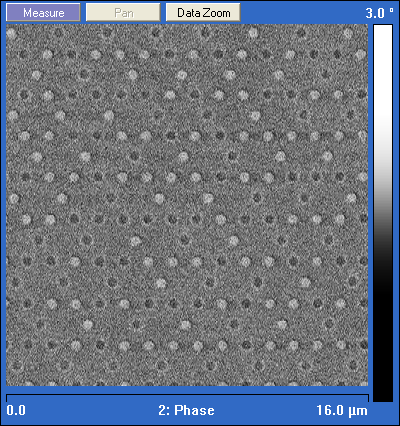
#> input picture TestImages/PerpendicularKagome.bmp, 400 x 426 px
$ python ModifiedKagome-Reader.py TestImages/PerpendicularKagome.bmp
#> lines starting #> are read from the running program, lines starting #| are printed output that depends on the picture; after the words box and inside, x2 and y2 are one past the last pixel; in counts of white or black regions, pixels touching at a corner belong together; long printed decimals are rounded
### nodeNetwork.py
"""
This file contains the class NodeNetwork which is meant to be an abstract class to contain a network of points over an image.
The class is given an image, 4 corners of a quadrangle, and a number of rows and columns, it then creates a grid over the image of sample points.
You must implement the method getSamplePointsFromSquare() in order to get the sample points to show up in the image.
One "square" should generally be a small repeatable unit for the pattern of the sample. (e.g. one island cluster, one island, etc)

Once the grid is created, it can be split at a given row/col in order to create another "fixed point" which can be moved around.
The NodeNetwork will interpolate a grid between every quadrangle of four fixed points, allowing flexibility for a user to account for distortion in an image.
The output of the nodenetwork will generally just be reading the color of each of the sample points.
"""

import cv2
import numpy as np
import math
from random import random, sample
import time

#constants
WHITE=(255,255,255)
BLACK=(0,0,0)
GREEN=(0,255,0)
BLUE=(255,0,0)
RED=(0,0,255)

#takes in an [x1,y1] and [x2,y2] and returns their distance
def dist(point1, point2):
    return math.sqrt(math.pow(point1[0] - point2[0], 2)+math.pow(point1[1] - point2[1], 2))
#takes in an [x1,y1] and [x2,y2] and returns a point a certain percent between the two
def getIntermediate(point1,point2,percent):
    return [(point2[0]-point1[0])*percent+point1[0], (point2[1]-point1[1])*percent+point1[1]]


#Basic class to hold an x and y value
class Node:
    def __init__(self,x,y):
        self.x=x;
        self.y=y;
    def xyAsIntTuple(self):
        return (int(self.x),int(self.y))
    def xyAsArray(self):
        return [self.x,self.y]
    def drawLineTo(self,node,im):
        im=cv2.line(im, self.xyAsIntTuple(), node.xyAsIntTuple(), RED, 2)
    def copy(self):
        return Node(self.x,self.y)
    def __str__(self):
        return "("+str(self.x)+","+str(self.y)+")"

#turns [x,y] into (x,y)
def xyArrayToIntTuple(arr):
    return (int(arr[0]),int(arr[1]))


#main class
class NodeNetwork:
    def __init__(self,topLeft,topRight,bottomLeft,bottomRight,rows, cols, image,pointSampleRadius=5,borderWidth=0,colorBias=0):
        #make border
        self.borderWidth=borderWidth
        imHeight=len(image)
        imWidth=len(image[0])
        base=np.zeros((imHeight+2*borderWidth,imWidth+2*borderWidth,3),dtype=np.uint8)
        base[:,:]=127
        base[borderWidth:imHeight+borderWidth,borderWidth:imWidth+borderWidth]=image
        image=base


        self.colorBias=colorBias
        self.image=image
        cv2.waitKey(0)


        #how far around the pixel to look when determining the color of a point
        assert(pointSampleRadius%2==1)#must be odd
        self.pointSampleWidth=pointSampleRadius
        self.bwImage=self.makeBWImage(image)

        #number of rows and columns
        self.rows=rows;
        self.cols=cols;

        #variables to help with point dragging
        self.selectedPoint=None;
        self.dragging=False

        #format {row: rowIndex, col:colIndex, node:Node}
        self.fixedPoints=[
        {"row":0,"col":0,"node":topLeft},
        {"row":0,"col":cols-1,"node":topRight},
        {"row":rows-1,"col":0,"node":bottomLeft},
        {"row":rows-1, "col":cols-1, "node":bottomRight}
            ]

        #defines boundaries
        self.topLeft=self.fixedPoints[0]["node"];
        self.topRight=self.fixedPoints[1]["node"];
        self.bottomLeft=self.fixedPoints[2]["node"];
        self.bottomRight=self.fixedPoints[3]["node"];

        #rows and columns which contain fixed points
        self.fixedRows=[0,rows-1]
        self.fixedCols=[0,cols-1]


        #array of stored samplepoints
        self.samplePoints=[]
        self.setSamplePoints()

    def getBaseImage(self):
        return self.image.copy()

    #turn an image black and white so that it can be easily sampled to find the color of a point
    def makeBWImage(self,image):
        avg_color_per_row = np.average(image, axis=0)
        avg_color = np.average(avg_color_per_row, axis=0)
        avg=np.average(avg_color,axis=0)
        print("Average color:",avg)

        if(self.pointSampleWidth>0):
            blur = cv2.GaussianBlur(image,(self.pointSampleWidth,self.pointSampleWidth),0)
        else:
            blur=image.copy()
        self.blurredImage=blur
        blur=cv2.cvtColor(blur,cv2.COLOR_RGB2GRAY)
        self.BWImage=cv2.adaptiveThreshold(blur, 255, cv2.ADAPTIVE_THRESH_MEAN_C, cv2.THRESH_BINARY, 11,0)
        self.BWImage=cv2.cvtColor(self.BWImage,cv2.COLOR_GRAY2RGB)
        #ret,self.BWImage=cv2.threshold(blur,avg+self.colorBias,255,cv2.THRESH_BINARY)
        cv2.imwrite("bw.jpg", self.BWImage);

    # [33 lines left out: functions countErrors, jiggleNearestFixedPoint, not called in this run]


    #draws the current grid onto an image
    def draw(self,im,samplePointSize=2,showGrid=True):

        #draw all fixed points
        sortedPoints=self.getSortedFixedPoints()
        for (i,point) in enumerate(self.getSortedFixedPoints()):
            #draw fixed point
            im=cv2.circle(im,point["node"].xyAsIntTuple(), 5,RED,-1)

            #hasGrid represents if the point is the topLeft corner of a subgrid
            hasGrid=True;
            topLeft=point
            topLeftCoord=point["node"].xyAsArray()
            if(i==len(sortedPoints)-1):#bottomLeftCorner
                hasGrid=False
            elif(point["row"]==self.rows-1):#bottomRow
                hasGrid=False
            elif(point["col"]==self.cols-1):#last col
                hasGrid=False
            else:#has a valid grid
                #if it has a valid grid then get the coordinants of the verticies
                topRight=sortedPoints[i+1]
                bottomLeft=sortedPoints[i+len(self.fixedCols)]
                bottomRight=sortedPoints[i+len(self.fixedCols)+1]
                cols=topRight["col"]-topLeft["col"]
                rows=bottomLeft["row"]-topLeft["row"]

                topRightCoord=topRight["node"].xyAsArray()
                bottomLeftCoord=bottomLeft["node"].xyAsArray()
                bottomRightCoord=bottomRight["node"].xyAsArray()

                #draw the outline and grid
                if showGrid or self.dragging:
                    im=cv2.line(im,xyArrayToIntTuple(topLeftCoord),xyArrayToIntTuple(topRightCoord),BLACK,1)
                    im=cv2.line(im,xyArrayToIntTuple(topLeftCoord),xyArrayToIntTuple(bottomLeftCoord),BLACK,1)
                    im=cv2.line(im,xyArrayToIntTuple(bottomLeftCoord),xyArrayToIntTuple(bottomRightCoord),BLACK,1)
                    im=cv2.line(im,xyArrayToIntTuple(topRightCoord),xyArrayToIntTuple(bottomRightCoord),BLACK,1)

                    for (startX,startY,endX,endY) in zip(np.linspace(topLeftCoord[0],topRightCoord[0],cols+1), np.linspace(topLeftCoord[1],topRightCoord[1],cols+1), np.linspace(bottomLeftCoord[0],bottomRightCoord[0],cols+1), np.linspace(bottomLeftCoord[1],bottomRightCoord[1],cols+1)):
                        im=cv2.line(im,(int(startX),int(startY)),(int(endX),int(endY)),RED,1)
                    for (startX,startY,endX,endY) in zip(np.linspace(topLeftCoord[0],bottomLeftCoord[0],rows+1), np.linspace(topLeftCoord[1],bottomLeftCoord[1],rows+1), np.linspace(topRightCoord[0],bottomRightCoord[0],rows+1), np.linspace(topRightCoord[1],bottomRightCoord[1],rows+1)):
                        im=cv2.line(im,(int(startX),int(startY)),(int(endX),int(endY)),RED,1)

        #draw the sample points if we are not dragging
        if not self.dragging:
            self.drawSamplePoints(im,size=samplePointSize)


    def drawSamplePoints(self,im,size=2):
        samplePoints=self.samplePoints
        for (rowI, row) in enumerate(samplePoints):
            for (vertexI, vertex) in enumerate(row):
                for (pointI, point) in enumerate(vertex):
                    #Draw Point based on color
                    if(point[2]==1):
                        color=RED
                    elif(point[2]==0):
                        color=GREEN
                    elif(point[2]==-1):
                        color=BLUE

                    im=cv2.circle(im,(int(point[0]),int(point[1])),size,color,-1)

                    #Check for errors:
                    if(self.hasError(samplePoints,rowI,vertexI,pointI)):
                        im=cv2.circle(im,(int(point[0]),int(point[1])),5,GREEN,2)

    #given a given row, vertex, point. Determine if there is an error or not
    def hasError(self, samplePoints, rowI, vertexI, pointI):
        raise Exception("You need to define this function")

    #generates the grid based on the subgrids
    def getGrid(self):
        #generate an empty grid representing each point
        grid=[]
        for row in range(self.rows):
            grid.append([])
            for col in range(self.cols):
                grid[len(grid)-1].append("")

        #loop through each fixed point and draw the grid that it is the top left of
        sortedPoints=self.getSortedFixedPoints()
        for (i,point) in enumerate(self.getSortedFixedPoints()):

            #make sure that point is the topleft ofo a grid and not an edge
            hasGrid=True;
            topLeft=point
            topLeftCoord=point["node"].xyAsArray()
            if(i==len(sortedPoints)-1):#bottomLeftCorner
                hasGrid=False
            elif(point["row"]==self.rows-1):#bottomRow
                hasGrid=False
            elif(point["col"]==self.cols-1):#last col
                hasGrid=False
            else:#has a valid grid
                #get grid coordinates if valid grid
                topRight=sortedPoints[i+1]
                bottomLeft=sortedPoints[i+len(self.fixedCols)]
                bottomRight=sortedPoints[i+len(self.fixedCols)+1]
                cols=topRight["col"]-topLeft["col"]
                rows=bottomLeft["row"]-topLeft["row"]

                topRightCoord=topRight["node"].xyAsArray()
                bottomLeftCoord=bottomLeft["node"].xyAsArray()
                bottomRightCoord=bottomRight["node"].xyAsArray()

            #get all the points in that subgrid
            if(hasGrid):
                for (rowI, rowStartX,rowStartY,rowEndX,rowEndY) in  zip(range(0,rows+1), np.linspace(topLeftCoord[0],bottomLeftCoord[0],rows+1), np.linspace(topLeftCoord[1],bottomLeftCoord[1],rows+1), np.linspace(topRightCoord[0],bottomRightCoord[0],rows+1), np.linspace(topRightCoord[1],bottomRightCoord[1],rows+1)):
                    for(colI, pointX, pointY) in zip(range(0,cols+1), np.linspace(rowStartX,rowEndX,cols+1), np.linspace(rowStartY,rowEndY,cols+1)):
                        grid[point["row"]+rowI][point["col"]+colI]=[pointX,pointY]
        return grid

    #given an x, y. Find whether that point in the image should be considered black or white
    # [29 lines left out: function sampleImageColor, not called in this run]

    #same as sampling a color but only returns 1 or -1
    def sampleImage(self,x,y):
        if int(y)<self.borderWidth or int(y)>=len(self.BWImage)-self.borderWidth or int(x)<self.borderWidth or int(x)>=len(self.BWImage[int(y)])-self.borderWidth:
            return 0
        color=self.BWImage[int(y)][int(x)][0]
        if(color>127):
            return 1
        return -1

    #get sample points as [row][vertex][island] which is an array [x,y,color]
    def setSamplePoints(self):
        image=self.image


        grid=self.getGrid()
        samplePoints=[]
        for (rowI, row) in enumerate(grid[:-1]):
            samplePoints.append([])
            for (pointI,point) in enumerate(row[:-1]):

                #get corners of square
                topLeft=point
                topRight=grid[rowI][pointI+1]
                bottomLeft=grid[rowI+1][pointI]
                bottomRight=grid[rowI+1][pointI+1]

                squareSamplePoints=self.getSamplePointsFromSquare(topLeft,topRight,bottomLeft,bottomRight, row=rowI, col=pointI)
                #get what color each point is

                for samplePoint in squareSamplePoints:

                    samplePoint.append(self.sampleImage(samplePoint[0],samplePoint[1]))


                samplePoints[-1].append(squareSamplePoints)
        self.samplePoints=samplePoints

    def getSamplePointsFromSquare(self,topLeft,topRight,bottomLeft,bottomRight,row=0):
        raise Exception("You need to define this function")

    #given an x,y find the nearest sample point and cycle it between black/white/error states
    # [56 lines left out: functions toggleNearestSamplePoint, getNearestPoint, getNearestFixedPoint, getNearestSamplePoint, not called in this run]

    def selectNearestFixedPoint(self,x,y):
        self.selectedPoint=self.getNearestFixedPoint(x,y)

    #splits gridi into four at the closest ponit
    def splitAtClosestPoint(self,x,y):
        a=self.getNearestPoint(x,y)
        self.addFixedPointRecursive(Node(a["point"][0], a["point"][1]), a["row"], a["col"])

    #get the position of a point at given row and column
    def getPointPosition(self,row,col):
        return self.getGrid()[row][col]

    #adds a fixed point to a row and col
    #BE CAREFUL IT WILL NOT CHECK IF OTHER POINTS NEED TO BE ADDED TO MAKE EVERYTHING SQUARE
    def addFixedPointNotRecursive(self,node,row,col):
        for fixedPoint in self.fixedPoints:
            if(fixedPoint["row"]==row and fixedPoint["col"]==col):
                return;


        if row not in self.fixedRows:
            self.fixedRows.append(row)
        if col not in self.fixedCols:
            self.fixedCols.append(col)
        self.fixedPoints.append({"row":row, "col":col, "node":node})

    #safe to use function to make a given row and col location a fixed point
    #(not actually recursive, it is just called that from when it used to be)
    # [17 lines left out: function addFixedPointRecursive, not called in this run]

    #get fixed points sorted left-to-right, top-to-bottom
    def getSortedFixedPoints(self):
        def eval(node):
            return node["row"]*2*self.cols+node["col"]
        self.fixedPoints.sort(key=eval)
        return self.fixedPoints

    #drag to x,y
    # [10 lines left out: functions updateDragging, stopDragging, not called in this run]

    #draw output
    #this will simply draw a colored circle at each point, for better drawing overwrite
    #this function in the subclass
    def drawData(self, im):
        if not self.dragging:
            samplePoints=self.samplePoints
            height, width, channels = im.shape
            for (rowI, row) in enumerate(samplePoints):
                for (vertexI, vertex) in enumerate(row):
                    for (pointI, point) in enumerate(vertex):
                        if(point[2]==1):
                            color=WHITE
                        else:
                            color=BLACK
                        im=cv2.circle(im, (int(point[0]),int(point[1])), 3, color, -1)

    #spit out all the point data. Generally it is better to  reemplement this in the subclass
    # [34 lines left out: functions dataAsString, addRow, addCol, not called in this run]

    #remove last row
    def removeRow(self):
        if self.rows<=2:
            return

        #Save the positions of the fixed points in the row to be removed
        savedPoints=[point for point in self.getSortedFixedPoints() if point["row"]==self.rows-1]

        self.rows-=1
        self.fixedRows.remove(self.rows)
        self.fixedRows.append(self.rows-1)

        #remove fixed points in removed row
        self.fixedPoints=[point for point in self.fixedPoints if point["row"]<self.rows]
        self.fixedCols.sort()
        for (point,col) in zip(savedPoints, self.fixedCols):
            self.addFixedPointNotRecursive(point["node"],self.rows-1,col)
        self.setSamplePoints()


    #removes the last column from the lattice
    def removeCol(self):
        #must have at least two columns
        if self.cols<=2:
            return;

        #save the fixed points in the last column because we have to move them up one
        savedPoints=[point for point in self.getSortedFixedPoints() if point["col"]==self.cols-1]

        #remove column
        self.cols-=1
        self.fixedCols.remove(self.cols)

        #fix the last column
        if self.cols-1 not in self.fixedCols:
            self.fixedCols.append(self.cols-1)

        #add back in the fixed points
        self.fixedPoints=[point for point in self.fixedPoints if point["col"]<self.cols]
        self.fixedRows.sort()
        for (point,row) in zip(savedPoints, self.fixedRows):
            self.addFixedPointNotRecursive(point["node"],row,self.cols-1)
        self.setSamplePoints()

### ModifiedKagome-Reader.py
import cv2 #for drawing images
import numpy as np #cv2 likes numpy arrays
import argparse #to get the image from the user
from nodeNetwork import * #Use this as the base class
import math

#Set up argparser to allow for input image
parser = argparse.ArgumentParser(description='Perpendicular Kagome MFM image analysis')
parser.add_argument('image', metavar='image', type=str, nargs='+',help='Path of image')
args=parser.parse_args()

#How big the display window(s) are
WINDOWSIZE=600

#read image
image = cv2.imread(args.image[0],-1)
#> image is the input picture: shape (426, 400, 3); mean B, G, R 129.4, 115.9, 107.6

imShape=image.shape

#convert tiff
if len(imShape)==2:
    convertedImage=np.empty((imShape[0],imShape[1],3));
    for rowI in range(len(image)):
        for colI, val in enumerate(image[rowI]):
            convertedImage[rowI][colI]=np.array([val,val,val])
    image=convertedImage


if image is None:
    raise FileNotFoundError("Cannot find image")


#resize image (makes it easier to work with)
image=cv2.resize(image,(WINDOWSIZE,WINDOWSIZE))
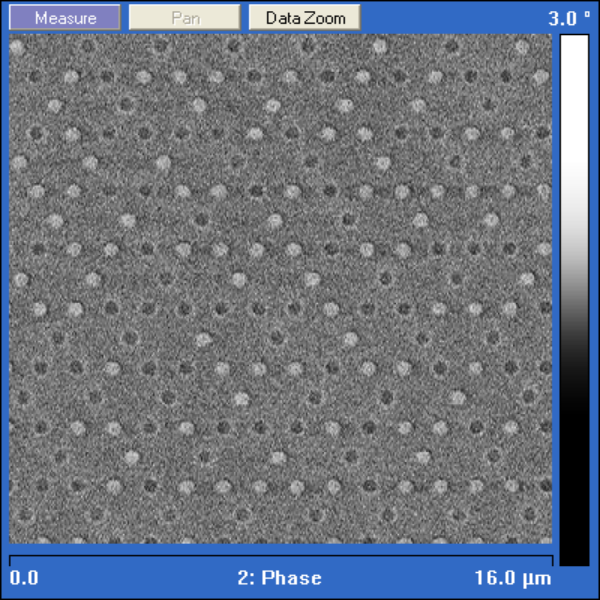
#> image: shape (600, 600, 3); mean B, G, R 129.2, 115.8, 107.5


#this is the pattern of where to sample the image at
#the squares with "1" in them, will sample at that point, while the ones with "0" will not
#make sure each row has the same number of elements in it
gridPattern=[
    [0,0,1,0],
    [0,1,0,1],
    [1,0,0,0],
    [0,1,0,1]

]


#rowOffset and colOffset allow you to shift the grid around (so you're not always starting in the exact same place in the pattern)
rowOffset=0
colOffset=0

class PerpendicularKagomeReader(NodeNetwork):

    #given a row,column, and the coordinants of four corners of a square in the grid, where should the sample points in that square be?
    #output format is [[x1,y1],[x2,y2],[x3,y3]]...
    #in this case, we only have one or zero sample points in a square so the output will be either [[x,y]] or []
    def getSamplePointsFromSquare(self, topLeft, topRight, bottomLeft, bottomRight, row=0,col=0):

        #find out whiche spot in the gridPattern this square corresponds to based on its row,col and our offsets
        patternRow=(row+rowOffset)%len(gridPattern)
        patternCol=(col+colOffset)%len(gridPattern[0])

        #we only sample that point if the value in the gridPattern at that point is 1
        if gridPattern[patternRow][patternCol]==1:

            #We simply want the center of the square, so we just average the four points and return
            centerX=(topLeft[0]+topRight[0]+bottomLeft[0]+bottomRight[0])/4
            centerY=(topLeft[1]+topRight[1]+bottomLeft[1]+bottomRight[1])/4
            return [[centerX,centerY]]
        else:
            #if this is a 0 in the gridpattern, there is no sample point in this square
            return []

    #as far as I can tell, there is no way to detect errors in this lattice type (no impossible color/charge configurations)
    def hasError(self, samplePoints, rowI, vertexI, pointI):
        return False

    #this is how we convert the data to the output format for the file
    def dataAsString(self):
        string=""#the string that will get put into the file

        #loop through each row and square in that row
        for (rowI, row) in enumerate(self.samplePoints):
            for (vertexI, vertex) in enumerate(row):

                #in theory, a vertex is an array of points, so we might have to loop through it and dump those points into the file
                #however, in the case of this grid there will only ever be 1 or 0 points in a vertex, so we can just look at vertex[0]


                if len(vertex)>0:
                    #the color of the point is stored at index 2 (sorry this is kind of arbitrary)
                    string+=str(vertex[0][2])+", "
                else:
                    #placeholder if there is nothing
                    string+=" ,"
            string+="\n"
        return string


#make the grid overlay by giving it the four corners, the number of rows and columns, the image we want to sample, and how big the sample area should be
#when it determines the color of a point in an image, it doesn't just look at that one point, it averages in the area around it. This is what pointSampleRadius is for.
#pointSampleRadius should be roughly half the width of a single dot
n=PerpendicularKagomeReader(Node(10,10),Node(WINDOWSIZE-10,10),Node(10,WINDOWSIZE-10),Node(WINDOWSIZE-10,WINDOWSIZE-10),15,15,image,pointSampleRadius=5,borderWidth=250)
#> in __init__, `imHeight=len(image)`: imHeight = 600
#> in __init__, `base[borderWidth:imHeight+borderWidth,borderWidth:imWidth+borderWidth]..`:
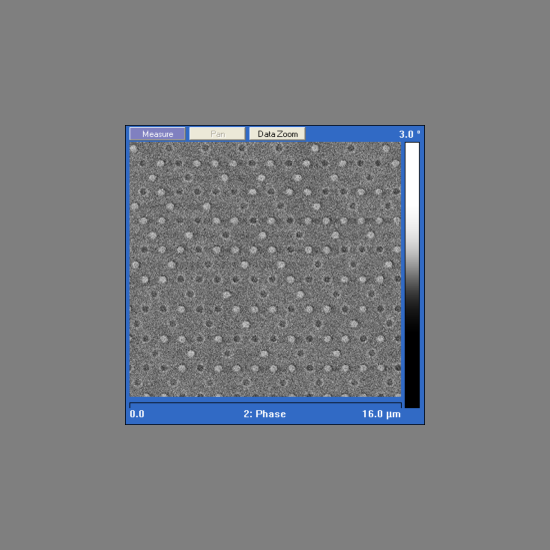
#> base: shape (1100, 1100, 3) (shown at 1/2 size); mean B, G, R 127.7, 123.7, 121.2
#> in makeBWImage, `avg_color_per_row = np.average(image, axis=0)`: avg_color_per_row = 1100 rows, first 8: [127, 127, 127], [127, 127, 127], [127, 127, 127], [127, 127, 127], [127, 127, 127], [127, 127, 127], [127, 127, 127], [127, 127, 127]
#> in makeBWImage, `avg_color = np.average(avg_color_per_row, axis=0)`: avg_color = [127.7, 123.7, 121.2]
#> in makeBWImage, `avg=np.average(avg_color,axis=0)`: avg = 124.2
#| Average color: 124.166
#> in makeBWImage, `blur=cv2.cvtColor(blur,cv2.COLOR_RGB2GRAY)`:
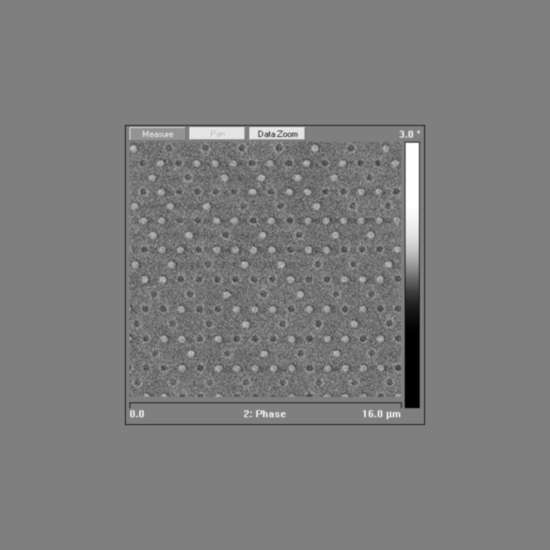
#> blur: shape (1100, 1100) (shown at 1/2 size); min 0, max 255, mean 124.6
#> in makeBWImage, `self.BWImage=cv2.adaptiveThreshold(blur, 255, cv2.ADAPTIVE_THRESH_MEAN..`:
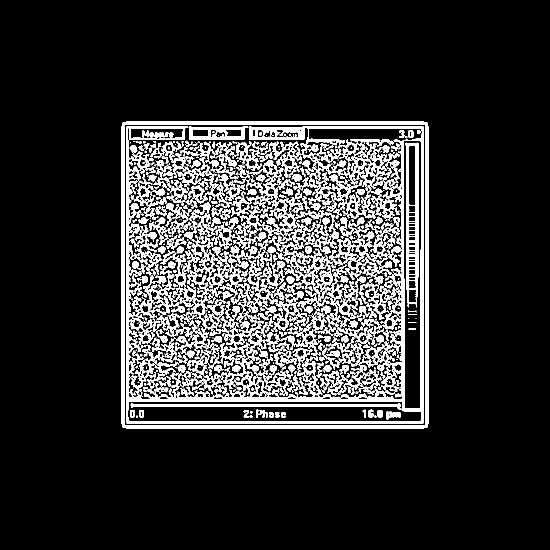
#> self.BWImage: shape (1100, 1100) (shown at 1/2 size); 14.8% white; 771 white regions (389 under 20 px), largest, box (x1, y1, x2, y2) and area: (252, 252, 848, 848) 62857, (243, 243, 857, 857) 14516, (568, 497, 732, 655) 6495
#> (the rest of the program and of its run is left out)
